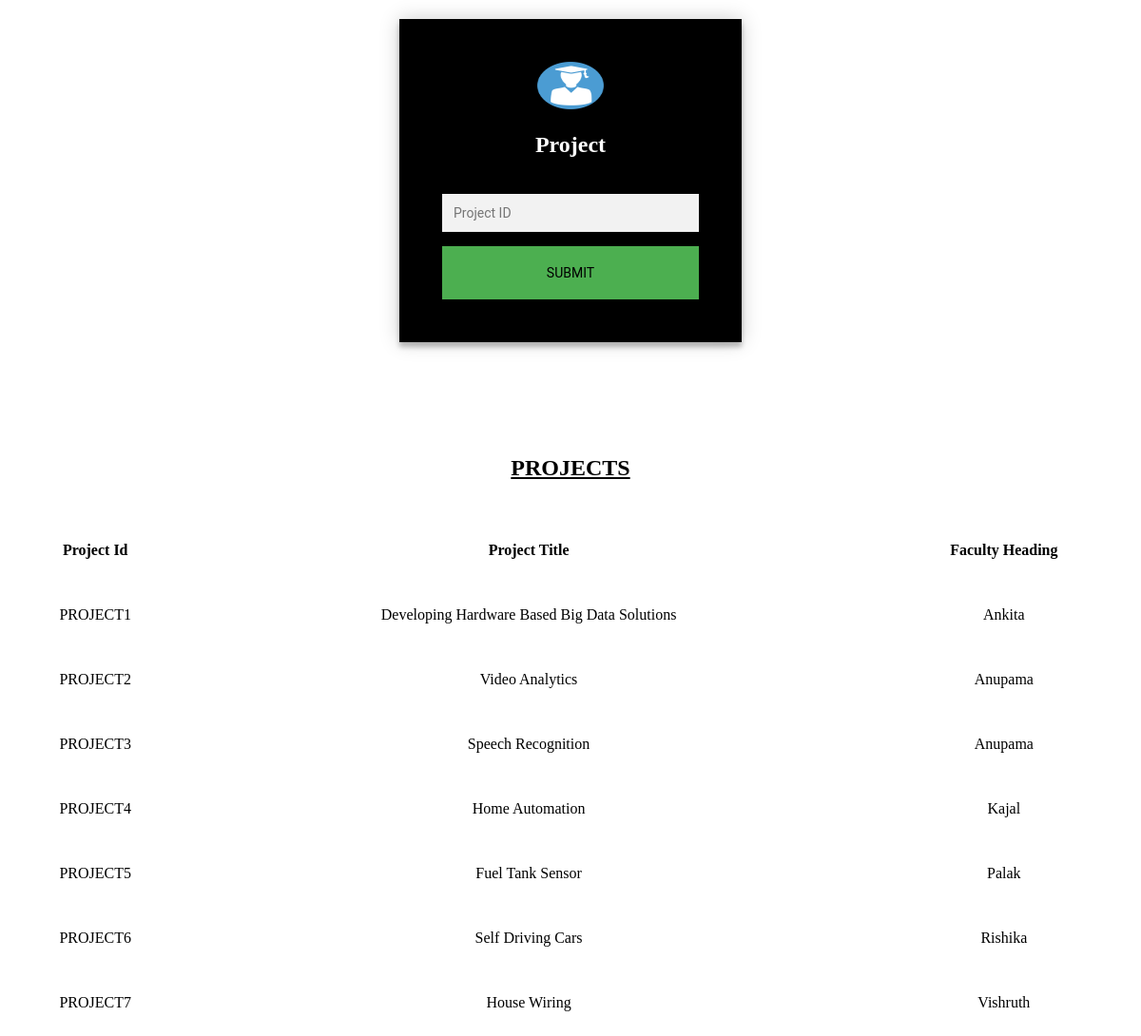
The app's page /Admin/Student/forms/project.php with its own data.
### tables this page shows
CREATE TABLE projects(
	project_id varchar(10),
	dept_id varchar(10),
	project_name varchar(100),
	fac_id varchar(10),
	budget int,
	primary key(project_id),
	foreign key(dept_id) references department(dept_id),
	foreign key(fac_id) references faculty(fac_id)
);

CREATE TABLE faculty(
	fac_id varchar(10),
	fac_name varchar(20) not null,
	salary int check(salary > 30000),
	dept_id varchar(10),
	primary key(fac_id),
	foreign key(dept_id) references department(dept_id)
	on  delete set null
);

### Admin/Student/forms/project.php (the view, shortened to what this page needs)
<!DOCTYPE html>
<html>
<head>
	</head>
<body>
	<div class="login-page">
  <div class="form">
    <form class="login-form" method ="POST" action = 'works.php'>
		<img src="student.png" height=50px width=70px alt="Hey ! Good Looking">
		<h2 class="h"> Project </h2><br/>
      <input type="text" placeholder="Project ID" name = 'id'/>
      <button type = 'submit'><a>Submit</button>
         </form>
  </div>
	</div>
<?php
	include 'db.php';
	$sql = "SELECT * FROM projects";
	$result = mysqli_query($conn,$sql);
	$resultCheck = mysqli_num_rows($result);
	echo "<center><h2><u>PROJECTS</u></h2></center>";
	if($resultCheck == 0){
		echo "There are no projects in the database.";
	}
	else{
		echo "<table style = 'width:100%' id='customers'>";
		echo "<tr>";
		echo "<th>Project Id</th>";
		echo "<th>Project Title</th>";
		echo "<th>Faculty Heading</th>";
		echo "</tr>";
		while($row = mysqli_fetch_assoc($result)){
			echo "<tr>";
			echo "<td>".$row['project_id']."</td>";
			echo "<td>".$row['project_name']."</td>";
			$fac_id = $row['fac_id'];
			$sql1 = "SELECT * FROM faculty WHERE fac_id = '$fac_id'";
			$result1 = mysqli_query($conn,$sql1);
			while($row1 = mysqli_fetch_assoc($result1)){
				echo "<td>".$row1['fac_name']."</td>";
			}
			echo "</tr>";
		}
		echo "</table>";
	}
?>
</body>
</html>

### Admin/Student/forms/project.php (style rules this page uses)
.login-page { width: 360px; padding: 1% 0 0; margin: auto; }
.form { position: relative; z-index: 1; background: #000000; max-width: 360px; margin: 0 auto 100px; padding: 45px; text-align: center; box-shadow: 0 0 20px 0 rgba(0, 0, 0, 0.2), 0 5px 5px 0 rgba(0, 0, 0, 0.24); }
.form input { font-family: "Roboto", sans-serif; outline: 0; background: #f2f2f2; width: 100%; border: 0; margin: 0 0 15px; padding: 12px; box-sizing: border-box; font-size: 14px; }
.form button { font-family: "Roboto", sans-serif; text-transform: uppercase; outline: 0; background: #4CAF50; width: 100%; border: 0; padding: 0px; color: #FFFFFF; font-size: 14px; -webkit-transition: all 0.3 ease; transition: all 0.3 ease; cursor: pointer; }
body { background-repeat:no-repeat; background-size:cover; background-image: url('univesity.jpg'); }
.h { color:white;font-family:'verdana' }
a { padding:0px; color:black; display: block; width: 100%; line-height: 4em; text-align: center; text-decoration: none; }

### records on screen
projects: project_id "PROJECT1", project_name "Developing Hardware Based Big Data Solutions"
faculty: fac_name "Ankita"
projects: project_id "PROJECT2", project_name "Video Analytics"
faculty: fac_name "Anupama"
projects: project_id "PROJECT3", project_name "Speech Recognition"
projects: project_id "PROJECT4", project_name "Home Automation"
faculty: fac_name "Kajal"
projects: project_id "PROJECT5", project_name "Fuel Tank Sensor"
faculty: fac_name "Palak"
projects: project_id "PROJECT6", project_name "Self Driving Cars"
faculty: fac_name "Rishika"
projects: project_id "PROJECT7", project_name "House Wiring"
faculty: fac_name "Vishruth"
